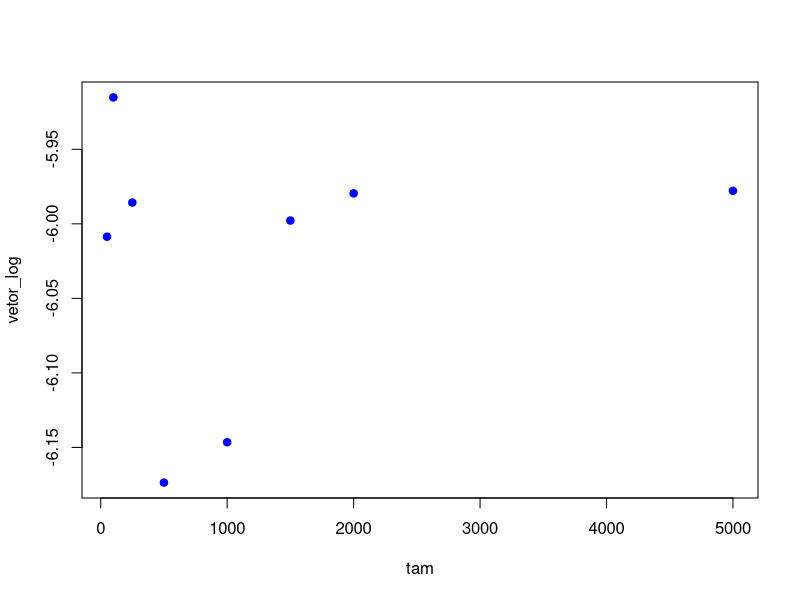

The R script that drew this image:
# INTEGRACAO MONTE CARLO ------------------------------------------------------
 
# Resolucao de integral definida usando numero aleatorio
# 1º tipo de integral definida

# Theta: integral de g(x) entre 0 e 1 

# Analise de integrais com a finalidade de transforma-las em experanca

# Criando densidade requerida -------------------------------------------------

g<-function(u)((1-u)**4)*u  # acumulada ?

theta.hat<-function(n = 1000, m = 500){
  
m<-50

medias<-numeric(m)
cont<-1

while (cont<=m){
  
  u<-runif(1000)
  
  medias[cont]<-mean(g(u)) 
  
  cont<-cont+1
  
}

return(medias)

}

medias<-theta.hat()

sum(medias-beta(2,5))**2/500

exato<- beta(2,5)
log(mean((medias-exato)**2),10)

#-------------------------------------------------------------------------


vetor_log<-numeric(8)
tam<-c(50,100,250,500,1000,1500,2000,5000)

cont<-1


for (i in tam){

medias<-theta.hat(i,500)

vetor_log[cont]<- log(mean((medias-exato)**2),10)

cont<-cont+1

}

plot(tam, vetor_log, col = 'blue', pch = 19)




